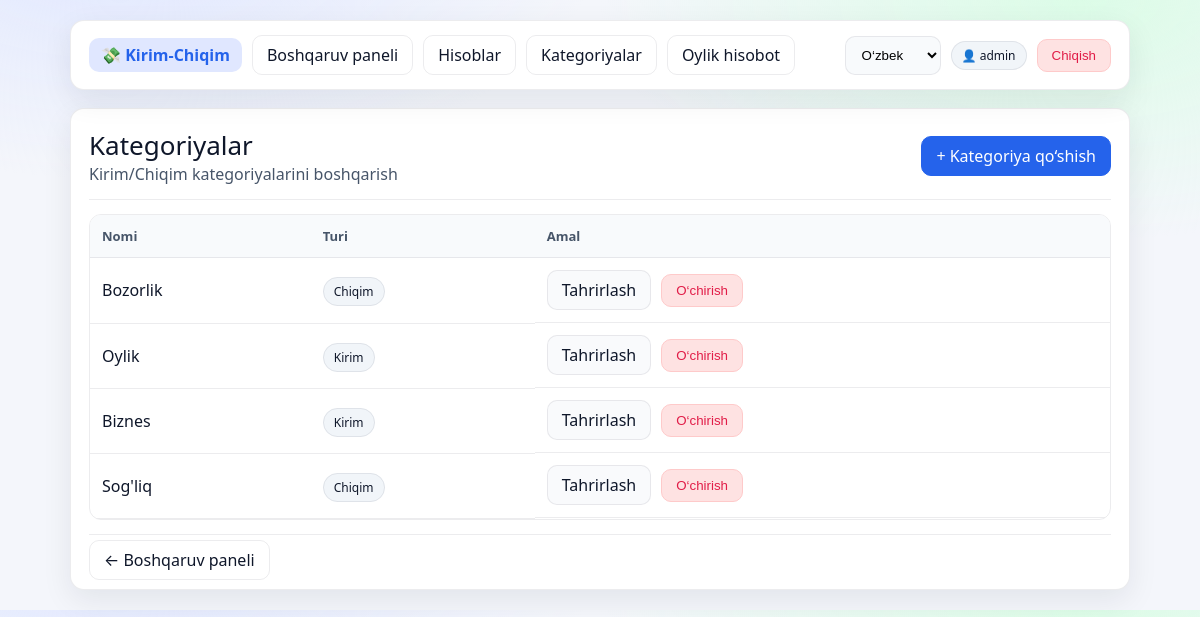
The app's page /uz/categories/ (signed in) with its own data.
### finance/models.py (models this page shows, shortened)
class Category(models.Model):
    IN_ = "IN"
    EX_ = "EX"
    CATEGORY_TYPES = (
        (IN_, _("Kirim")),
        (EX_, _("Chiqim")),
    )
    user = models.ForeignKey(User, on_delete=models.CASCADE)
    name = models.CharField(max_length=120)
    type = models.CharField(max_length=3, choices=CATEGORY_TYPES)

### finance/views.py (the view)
# urls.py: path("categories/", category_list, name="category_list"),
@login_required
def category_list(request):
    categories = Category.objects.filter(user=request.user).order_by('-id')
    return render(request, 'category_list.html', {'categories': categories})

### templates/category_list.html (shortened to what this page needs)
{% extends "base.html" %}
{% load i18n %}
{% block content %}
<div class="grid">
  <div class="card">
    <div class="row" style="justify-content:space-between">
      <div>
        <div class="h1">{% trans "Kategoriyalar" %}</div>
        <div class="muted">{% trans "Kirim/Chiqim kategoriyalarini boshqarish" %}</div>
      </div>
      <a class="btn primary" href="{% url 'finance:category_create' %}">
        + {% trans "Kategoriya qo‘shish" %}
      </a>
    </div>
    <div class="hr"></div>
    <div class="table-wrap">
      <table>
        <tr>
          <th>{% trans "Nomi" %}</th>
          <th>{% trans "Turi" %}</th>
          <th>{% trans "Amal" %}</th>
        </tr>
        {% for c in categories %}
        <tr>
          <td>{{ c.name }}</td>
          <td>
            {% if c.type == "IN" %}
              <span class="badge in">{% trans "Kirim" %}</span>
            {% else %}
              <span class="badge ex">{% trans "Chiqim" %}</span>
            {% endif %}
          </td>
          <td class="row">
            <a class="btn" href="{% url 'finance:category_update' c.id %}">{% trans "Tahrirlash" %}</a>
            <form method="post" action="{% url 'finance:category_delete' c.id %}">
              <button class="btn danger" type="submit">{% trans "O‘chirish" %}</button>
            </form>
          </td>
        </tr>
        {% empty %}
        <tr>
          <td colspan="3" class="muted">{% trans "Hali kategoriya yo‘q." %}</td>
        </tr>
        {% endfor %}
      </table>
    </div>
    <div class="hr"></div>
    <a class="btn ghost" href="{% url 'finance:dashboard' %}">← {% trans "Boshqaruv paneli" %}</a>
  </div>
</div>
{% endblock %}

### templates/base.html (shortened to what this page needs)
{% load static %}
{% load i18n %}
<!doctype html>
<html lang="{{ request.LANGUAGE_CODE|default:'uz' }}">
<head>
  <link rel="stylesheet" href="{% static 'css/style.css' %}">
</head>
<body>
<div class="container">
  <div class="nav">
    <div class="left">
      <div class="brand">💸 {% trans "Kirim-Chiqim" %}</div>
      <a class="btn ghost" href="{% url 'finance:dashboard' %}">{% trans "Boshqaruv paneli" %}</a>
      <a class="btn ghost" href="{% url 'finance:account_list' %}">{% trans "Hisoblar" %}</a>
      <a class="btn ghost" href="{% url 'finance:category_list' %}">{% trans "Kategoriyalar" %}</a>
      <a class="btn ghost" href="{% url 'finance:monthly_report' %}">{% trans "Oylik hisobot" %}</a>
    </div>
    <div class="right">
      <form class="lang-form" action="{% url 'set_language' %}" method="post">
        <select name="language" onchange="this.form.submit()">
          {% get_current_language as LANGUAGE_CODE %}
          {% get_available_languages as LANGUAGES %}
          {% for lang in LANGUAGES %}
            <option value="{{ lang.0 }}" {% if lang.0 == LANGUAGE_CODE %}selected{% endif %}>
              {{ lang.1 }}
            </option>
          {% endfor %}
        </select>
      </form>
      {% if user.is_authenticated %}
        <a class="badge" href="{% url 'users:profile' %}">👤 {{ user.username }}</a>
        <form method="post" action="{% url 'users:logout' %}">
          <button class="btn danger" type="submit">{% trans "Chiqish" %}</button>
        </form>
      {% else %}
        <a class="btn primary" href="{% url 'users:login' %}">{% trans "Kirish" %}</a>
        <a class="btn" href="{% url 'users:register' %}">{% trans "Ro‘yxatdan o‘tish" %}</a>
      {% endif %}
    </div>
  </div>
  {% block content %}{% endblock %}
</div>
</body>
</html>

### static/css/style.css (style rules this page uses)
:root { --bg:#f4f6fb; --card:#ffffff; --card2:#f9fafc; --text:#0f172a; --muted:#475569; --line:rgba(15,23,42,.08); --primary:#2563eb; --primary-soft:#e0e7ff; --danger:#e11d48; --success:#16a34a; --warning:#f59e0b; --shadow:0 10px 30px rgba(15,23,42,.08); --r:14px; }
* { box-sizing:border-box }
body { margin:0; font-family: ui-sans-serif, system-ui, -apple-system, Segoe UI, Roboto, Arial; background: radial-gradient(800px 400px at 10% -10%, #e0e7ff, transparent 60%), radial-gradient(800px 400px at 90% 0%, #dcfce7, transparent 60%), var(--bg); color:var(--text); }
a { text-decoration:none;color:inherit }
.container { max-width:1100px; margin:0 auto; padding:20px; }
.nav { display:flex; justify-content:space-between; align-items:center; padding:14px 18px; background:var(--card); border:1px solid var(--line); border-radius:var(--r); box-shadow:var(--shadow); position:sticky; top:15px; z-index:10; }
.nav .left,.nav .right { display:flex; gap:10px; align-items:center; flex-wrap:wrap; }
.brand { font-weight:900; padding:6px 12px; border-radius:10px; background:var(--primary-soft); color:var(--primary); }
.btn { padding:8px 14px; border-radius:10px; border:1px solid var(--line); background:var(--card2); cursor:pointer; transition:.15s; }
.btn.primary { background:var(--primary); color:white; border-color:var(--primary); }
.btn.danger { background:#fee2e2; color:var(--danger); border-color:#fecaca; }
.btn.ghost { background:transparent; }
.grid { display:grid; gap:16px; margin-top:18px; grid-template-columns:repeat(12,1fr); }
.card { grid-column:span 12; background:var(--card); border:1px solid var(--line); border-radius:var(--r); box-shadow:var(--shadow); padding:18px; }
.h1 { font-size:26px;margin:0 }
.muted { color:var(--muted) }
.row { display:flex;gap:10px;align-items:center;flex-wrap:wrap }
.hr { height:1px;background:var(--line);margin:14px 0 }
.table-wrap { overflow:auto; border-radius:12px; border:1px solid var(--line); }
table { width:100%; border-collapse:collapse; min-width:700px; }
th,td { padding:12px; border-bottom:1px solid var(--line); }
th { background:#f8fafc; font-size:13px; color:var(--muted); text-align:left; }
input,select,textarea { width:100%; padding:10px 12px; border-radius:10px; border:1px solid var(--line); background:#f8fafc; outline:none; }
.badge { padding:5px 10px; border-radius:999px; font-size:12px; background:#f1f5f9; border:1px solid var(--line); }

### records on screen
Category: name "Bozorlik"
Category: name "Oylik"
Category: name "Biznes"
Category: name "Sog'liq"

### other values on screen
{{ user.username }} "admin"
form field language "O‘zbek"
